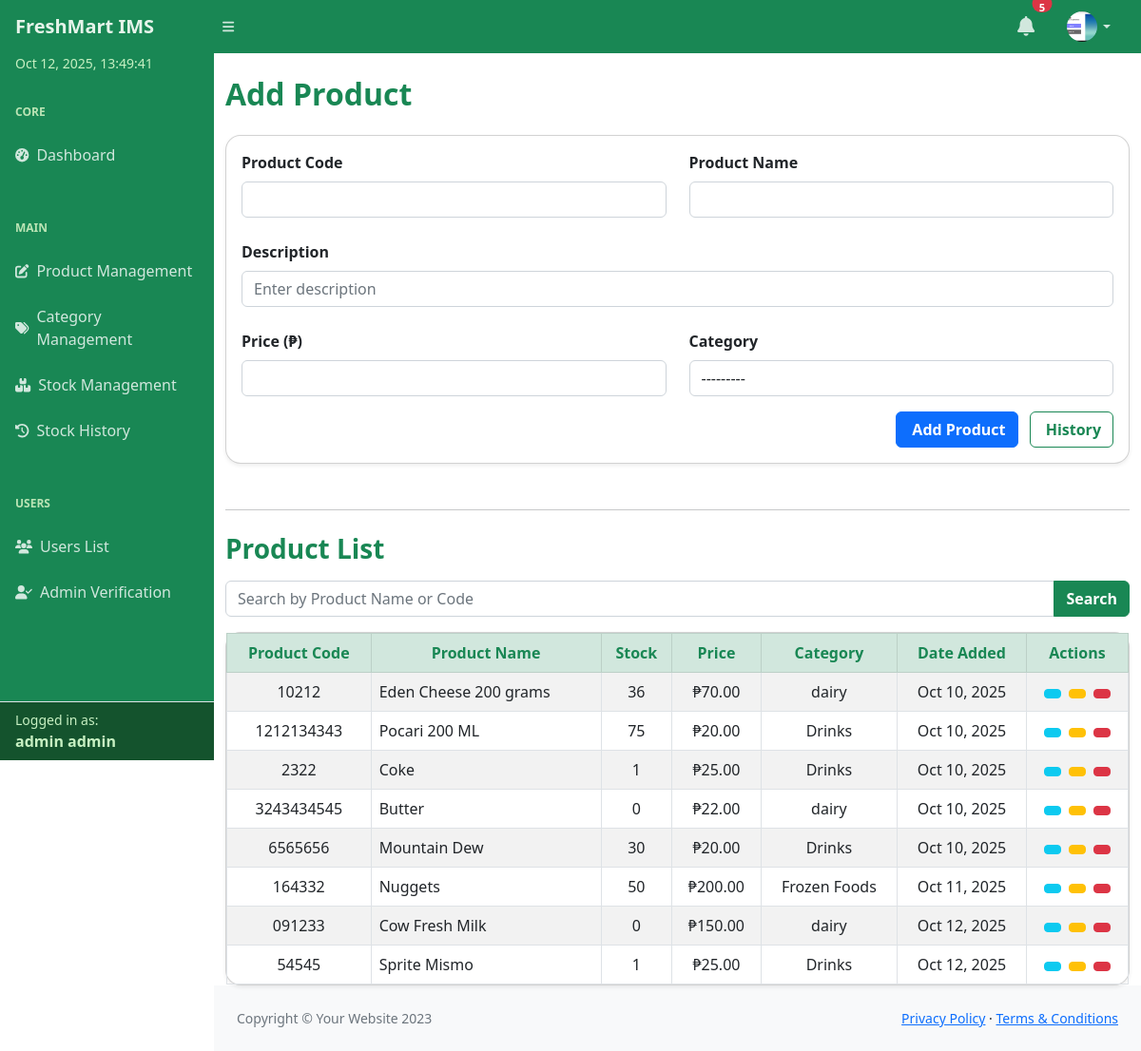
/inventory/products/ (signed in), run on an earlier commit of the app's database.
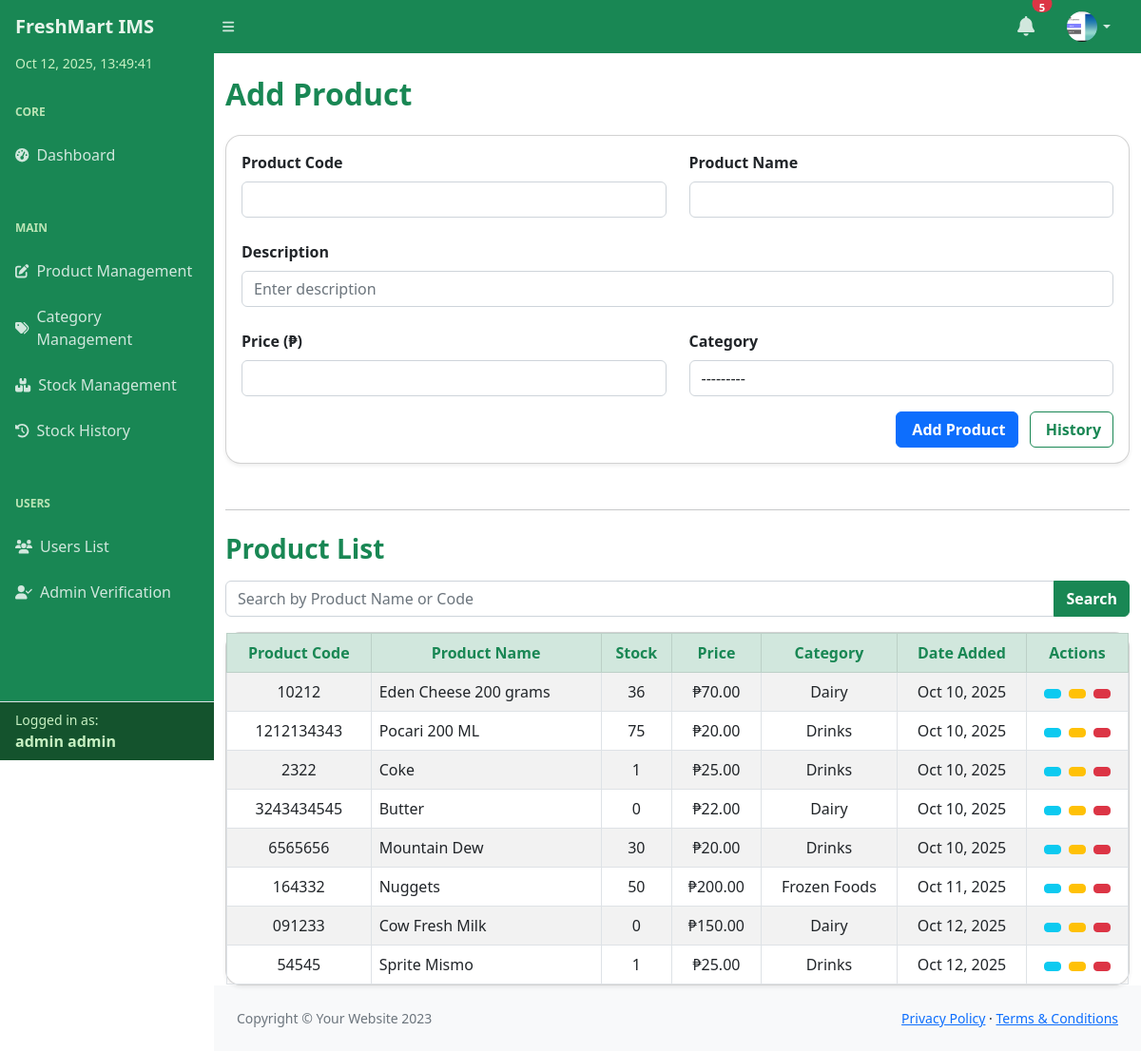
And on a later commit of the database.
### inventory/models.py (models this page shows, shortened)
class InventoryItem(models.Model):
    product_name = models.CharField(max_length=100)
    product_code = models.CharField(max_length=50)
    description = models.TextField(blank=True)
    quantity_in_stock = models.IntegerField(default=0)
    price = models.DecimalField(max_digits=10, decimal_places=2)
    category = models.ForeignKey(Category, on_delete=models.SET_NULL, null=True, blank=True)
    created_at = models.DateTimeField(auto_now_add=True)
    updated_at = models.DateTimeField(auto_now=True)

class Category(models.Model):
    category_name = models.CharField(max_length=100)
    description = models.TextField(blank=True)
    def __str__(self):
        return self.category_name

### inventory/views.py (the view)
# urls.py: path('products/', views.product_manage, name='product_manage'),
@login_required
def product_manage(request, pk=None):
    if pk:
        item = get_object_or_404(InventoryItem, id=pk)
        edit_mode = True
    else:
        item = None
        edit_mode = False
    if request.method == "POST":
        if "delete" in request.POST:
            ProductHistory.objects.create(
                product=item,  # Safe because ProductHistory.product uses SET_NULL
                action="Deleted",
                description=f"You deleted the product '{item.product_name}'.",
                user=request.user,
            )
            item.delete()
            messages.success(request, "Product deleted successfully.")
            return redirect("product_manage")
        else:
            from .forms import InventoryItemForm
            form = InventoryItemForm(request.POST, instance=item)
            if form.is_valid():
                product = form.save(commit=False)
                product.save()
                if edit_mode:
                    ProductHistory.objects.create(
                        product=product,
                        action="Updated",
                        description=f"You updated the product '{product.product_name}'.",
                        user=request.user,
                    )
                    messages.success(request, "Product updated successfully.")
                else:
                    ProductHistory.objects.create(
                        product=product,
                        action="Added",
                        description=f"You added a new product '{product.product_name}'.",
                        user=request.user,
                    )
                    messages.success(request, "Product added successfully.")
                return redirect("product_manage")
    else:
        from .forms import InventoryItemForm
        form = InventoryItemForm(instance=item)
    query = request.GET.get("q")
    items = InventoryItem.objects.all()
    if query:
        items = items.filter(product_name__icontains=query) | items.filter(product_code__icontains=query)
    history = ProductHistory.objects.order_by("-date")
    return render(request, "inventory/manage_product.html", {
        "form": form,
        "items": items,
        "edit_mode": edit_mode,
        "history": history,
    })

### inventory/forms.py
class InventoryItemForm(forms.ModelForm):
    class Meta:
        model = InventoryItem
        fields = ['product_code', 'product_name', 'description', 'price', 'category']
        widgets = {
            'description': forms.TextInput(attrs={
                'placeholder': 'Enter description',
            }),
        }

### inventory/context_processors.py (called while the page is built)
def profile_picture(request):
    if request.user.is_authenticated:
        profile = getattr(request.user, 'userprofile', None)
        if profile and profile.picture:
            return {'profile_picture_url': profile.picture.url}
    return {'profile_picture_url': None}

### templates/inventory/manage_product.html (shortened to what the changed rows need)
{% load widget_tweaks %}
{% include "partials/header.html" %}
<body class="sb-nav-fixed">
<div id="layoutSidenav">
    <div id="layoutSidenav_content">
        <main>
            <div class="container mt-4">
                <h2 class="mb-4 fw-bold text-success">
                    {% if edit_mode %}Edit Product{% else %}Add Product{% endif %}
                </h2>
                <div class="card shadow-sm rounded-4">
                    <div class="card-body p-0">
                        <div class="table-responsive">
                            <table class="table table-bordered table-striped table-hover mb-0">
                                <thead class="table-success text-success text-center align-middle">
                                    <tr>
                                        <th>Product Code</th>
                                        <th>Product Name</th>
                                        <th>Stock</th>
                                        <th>Price</th>
                                        <th>Category</th>
                                        <th>Date Added</th>
                                        {% if request.user.is_authenticated and request.user.userprofile.role == 'Admin' %}
                                        <th>Actions</th>
                                        {% endif %}
                                    </tr>
                                </thead>
                                <tbody>
                                    {% for item in items %}
                                    <tr class="align-middle text-center">
                                        <td>{{ item.product_code }}</td>
                                        <td class="text-start">{{ item.product_name }}</td>
                                        <td>{{ item.quantity_in_stock }}</td>
                                        <td>₱{{ item.price|floatformat:2 }}</td>
                                        <td>{{ item.category }}</td>
                                        <td>{{ item.created_at|date:"M d, Y" }}</td>
                                        {% if request.user.is_authenticated and request.user.userprofile.role == 'Admin' %}
                                        <td>
                                            <a href="{% url 'product_detail' item.id %}" class="btn btn-info btn-sm me-1" title="View">
                                            </a>
                                            <a href="{% url 'product_edit' item.id %}" class="btn btn-warning btn-sm me-1" title="Edit">
                                            </a>
                                            <form method="POST" action="{% url 'product_edit' item.id %}" class="d-inline" onsubmit="return confirm('Are you sure you want to delete this product?');">
                                                <button type="submit" name="delete" class="btn btn-danger btn-sm" title="Delete">
                                                </button>
                                            </form>
                                        </td>
                                        {% endif %}
                                    </tr>
                                    {% empty %}
                                    <tr>
                                        <td colspan="{% if request.user.is_authenticated and request.user.userprofile.role == 'Admin' %}7{% else %}6{% endif %}" class="text-center text-muted fst-italic py-4">
                                            No products available.
                                        </td>
                                    </tr>
                                    {% endfor %}
                                </tbody>
                            </table>
                        </div>
                    </div>
                </div>
            </div>
        </main>
    </div>
</div>
</body>
</html>

What changed in the data, as far as the page shows it:
changed through a linked row, InventoryItem "Eden Cheese 200 grams": category "dairy" → "Dairy"
changed through a linked row, InventoryItem "Butter": category "dairy" → "Dairy"
changed through a linked row, InventoryItem "Cow Fresh Milk": category "dairy" → "Dairy"
